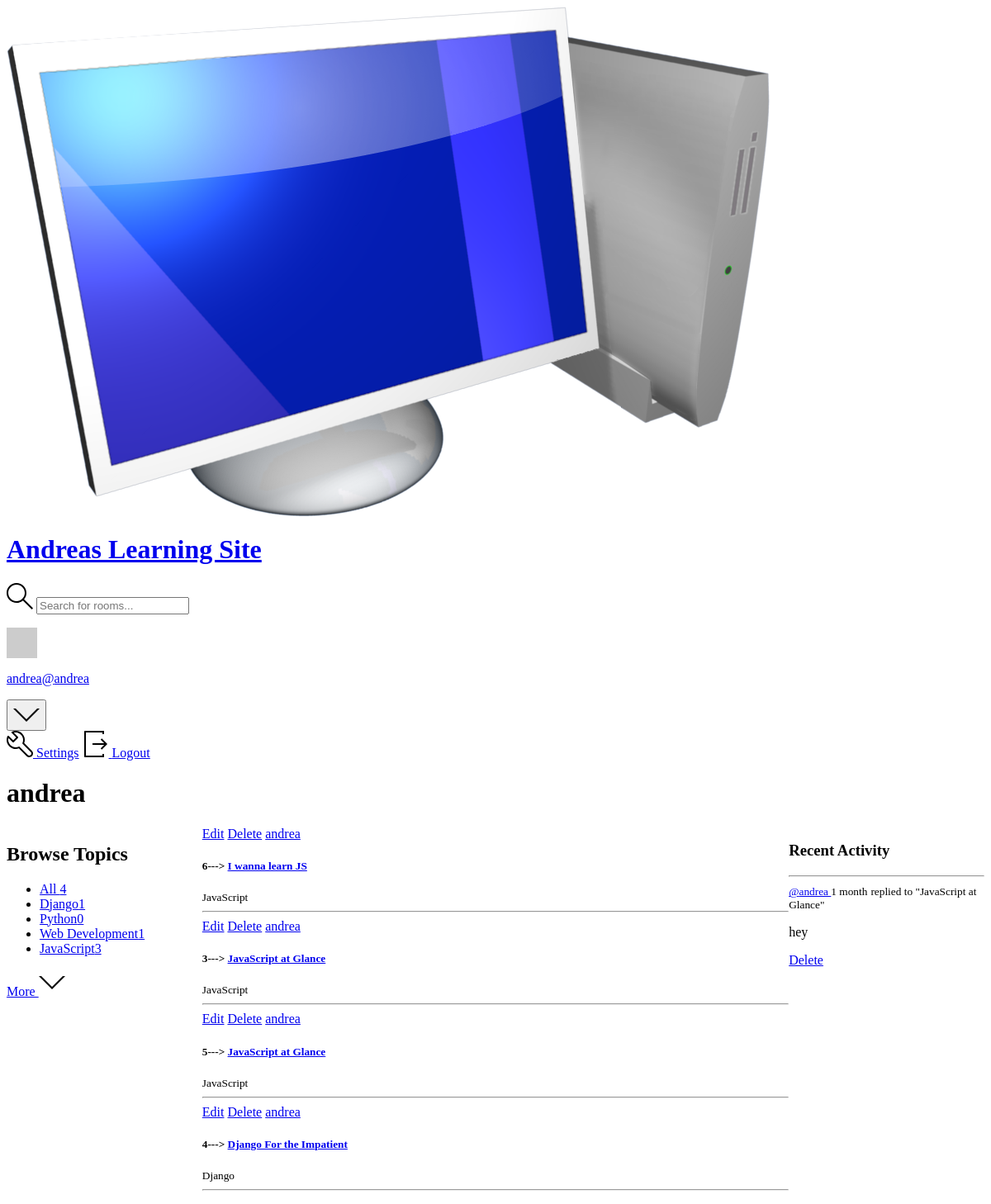
/profile/1/ (signed in), run on an earlier commit of the app's database.
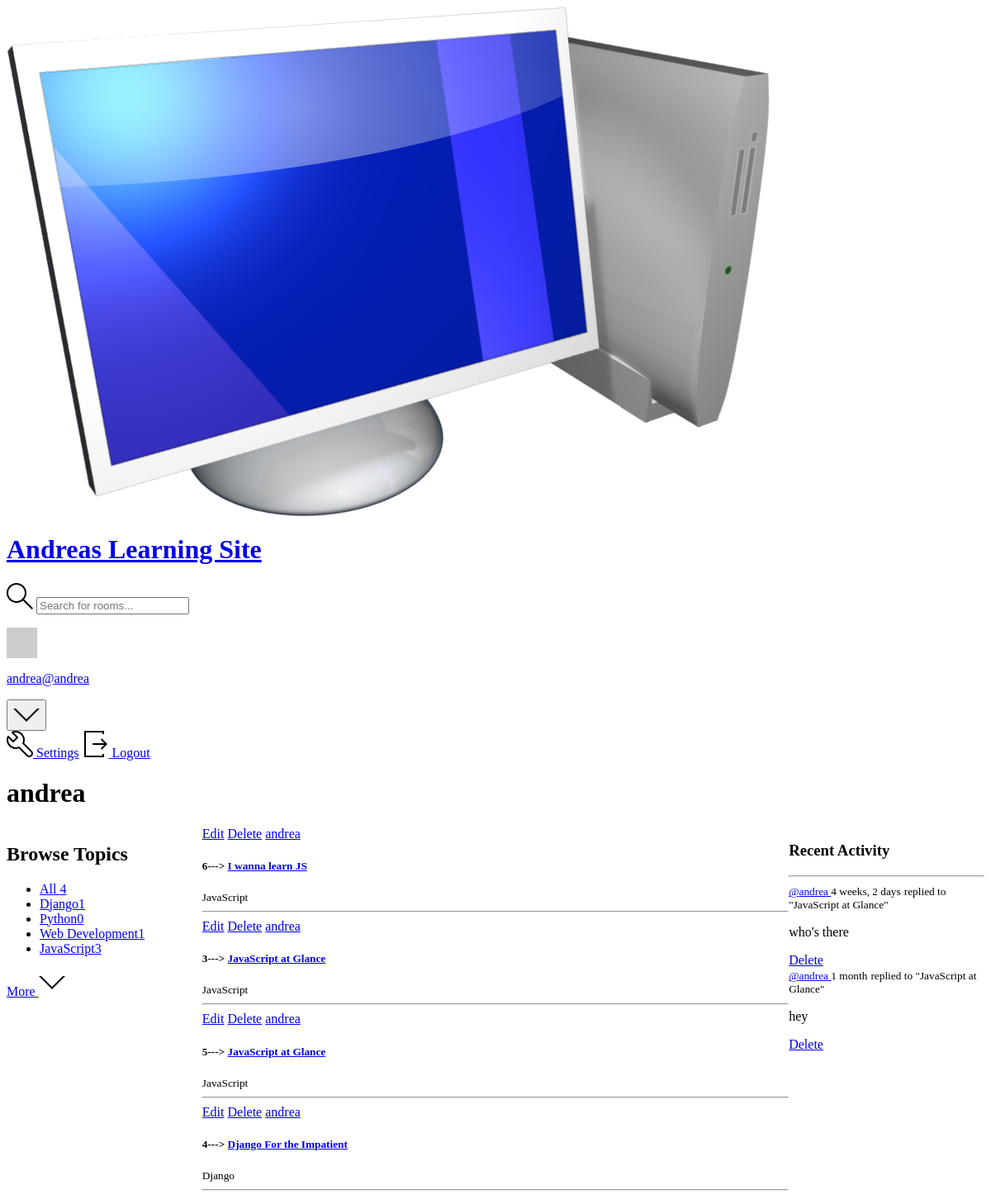
And on a later commit of the database.
### base/models.py (models this page shows, shortened)
class Topic(models.Model):
    name = models.CharField(max_length =150)

class Room(models.Model):
    host = models.ForeignKey(User,on_delete=models.SET_NULL, null = True)
    topic = models.ForeignKey(Topic,on_delete=models.SET_NULL, null = True)
    name = models.CharField(max_length=150, null = True, blank = True)
    description = models.TextField(null= True, blank = True)
    participants = models.ManyToManyField(User,related_name='participants', blank = True)
    updated = models.DateTimeField(auto_now = True)
    created = models.DateTimeField(auto_now_add = True)
    class Meta:
        ordering =['-updated', '-created']
    def __str__(self):
        return self.name

class Message(models.Model):
    user = models.ForeignKey(User,on_delete=models.CASCADE)
    room = models.ForeignKey(Room,on_delete=models.CASCADE)
    body = models.TextField()
    updated = models.DateTimeField(auto_now = True)
    created = models.DateTimeField(auto_now_add = True)
    class Meta:
        ordering =['-updated', '-created']
    def __str__(self):
        return self.body

### base/views.py (the view)
# urls.py: path('profile/<str:pk>/',views.userProfile, name="user-profile"),
def userProfile(request,pk):
    user = User.objects.get(id=pk)
    rooms = user.room_set.all()
    room_messages = user.message_set.all()
    topics = Topic.objects.all()
    context = {'user':user, 'rooms':rooms,'room_messages':room_messages, "topics":topics}
    return render(request,"profile.html",context)

### Templates/profile.html (shortened to what this page needs)
{% include "navbar.html" %}
<h1>{{user.username}}</h1>
<div class="profile-container">
    <div>
        {% include "topics.html"%}
    </div>
    <div>
        {% include "feed_component.html"%}
    </div>
    <div>
        {% include "activity.html"%}
    </div>
</div>

### Templates/topics.html
<div class="topics">
    <div class="topics__header">
      <h2>Browse Topics</h2>
    </div>
    <ul class="topics__list">
      <li>
        <a href="{% url 'home' %}" class="active">All <span>{{topics.count}}</span></a>
      </li>
      {% for topic in topics %}
      <li>
        <a href="{% url 'home' %}?q={{topic.name}}">{{topic.name}}<span>{{topic.room_set.all.count}}</span></a>
      </li>
      {% endfor %}
    </ul>
    <a class="btn btn--link" href="topics.html">
      More
      <svg version="1.1" xmlns="http://www.w3.org/2000/svg" width="32" height="32" viewBox="0 0 32 32">
        <title>chevron-down</title>
        <path d="M16 21l-13-13h-3l16 16 16-16h-3l-13 13z"></path>
      </svg>
    </a>
  </div>

### Templates/feed_component.html
<div>
    {% for room in rooms %}
    <div>
        {% if request.user == room.host%}
        <a href="{% url 'update-room' room.id %}">Edit</a>
        <a href="{% url 'delete-room'  room.id%}" >Delete</a>
        {% endif %}
        <a href="{% url 'user-profile' room.host.id%}">{{room.host.username}}</a>
        <h5>{{room.id}}---> <a href="{% url 'room' room.id %}"> {{room.name}} </a></h5>
        <small>{{room.topic.name}}</small>
        <hr>
    </div>
    {% endfor %}
</div>

### Templates/activity.html
<h3>Recent Activity</h3>
<hr>
{% for message in room_messages %}
<div>
    <small><a href="{% url 'user-profile' message.user.id %}">@{{message.user}} </a>{{message.created |timesince}}</small>
    <small>replied to "{{message.room}}"</small>
    <p>{{message}}</p>
    {% if request.user == message.user %}
        <a href="{% url 'delete-message' message.id %}">Delete</a>
        {% endif %}
</div>
{% endfor %}

What changed in the data, as far as the page shows it:
added Message: user "andrea", created "4 weeks, 2 days", room "JavaScript at Glance", body "who's there", shows "Delete"
